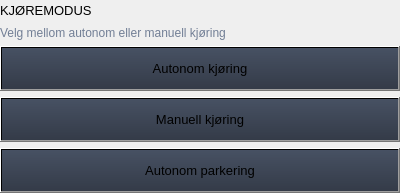
                                  <widget class="QFrame" name="kjoringContainer">
                                   <property name="minimumSize">
                                    <size>
                                     <width>400</width>
                                     <height>0</height>
                                    </size>
                                   </property>
                                   <property name="maximumSize">
                                    <size>
                                     <width>0</width>
                                     <height>16777215</height>
                                    </size>
                                   </property>
                                   <property name="styleSheet">
                                    <string notr="true"/>
                                   </property>
                                   <property name="frameShape">
                                    <enum>QFrame::NoFrame</enum>
                                   </property>
                                   <property name="frameShadow">
                                    <enum>QFrame::Raised</enum>
                                   </property>
                                   <layout class="QVBoxLayout" name="verticalLayout_25">
                                    <property name="spacing">
                                     <number>-1</number>
                                    </property>
                                    <property name="leftMargin">
                                     <number>0</number>
                                    </property>
                                    <property name="topMargin">
                                     <number>0</number>
                                    </property>
                                    <property name="rightMargin">
                                     <number>0</number>
                                    </property>
                                    <property name="bottomMargin">
                                     <number>0</number>
                                    </property>
                                    <item>
                                     <widget class="QLabel" name="title_kjoring">
                                      <property name="minimumSize">
                                       <size>
                                        <width>0</width>
                                        <height>20</height>
                                       </size>
                                      </property>
                                      <property name="font">
                                       <font>
                                        <family>Segoe UI</family>
                                        <pointsize>10</pointsize>
                                        <weight>50</weight>
                                        <italic>false</italic>
                                        <bold>false</bold>
                                       </font>
                                      </property>
                                      <property name="styleSheet">
                                       <string notr="true"/>
                                      </property>
                                      <property name="text">
                                       <string>KJØREMODUS</string>
                                      </property>
                                     </widget>
                                    </item>
                                    <item>
                                     <widget class="QLabel" name="label_kjoring">
                                      <property name="styleSheet">
                                       <string notr="true">color: rgb(113, 126, 149);</string>
                                      </property>
                                      <property name="lineWidth">
                                       <number>1</number>
                                      </property>
                                      <property name="text">
                                       <string>Velg mellom autonom eller manuell kjøring</string>
                                      </property>
                                      <property name="alignment">
                                       <set>Qt::AlignLeading|Qt::AlignLeft|Qt::AlignVCenter</set>
                                      </property>
                                     </widget>
                                    </item>
                                    <item>
                                     <widget class="QPushButton" name="btn_auto">
                                      <property name="minimumSize">
                                       <size>
                                        <width>150</width>
                                        <height>45</height>
                                       </size>
                                      </property>
                                      <property name="font">
                                       <font>
                                        <family>Segoe UI</family>
                                        <pointsize>10</pointsize>
                                        <weight>50</weight>
                                        <italic>false</italic>
                                        <bold>false</bold>
                                       </font>
                                      </property>
                                      <property name="cursor">
                                       <cursorShape>PointingHandCursor</cursorShape>
                                      </property>
                                      <property name="styleSheet">
                                       <string notr="true">QPushButton { background-color: qlineargradient(spread:pad, x1:0.5, y1:0, x2:0.5, y2:1, stop:0 rgba(71, 81, 99, 255), stop:1 rgba(52, 59, 72, 255));} QPushButton:hover { background-color: qlineargradient(spread:pad, x1:0.5, y1:0, x2:0.5, y2:1, stop:0 rgba(92, 104, 128, 255), stop:1 rgba(61, 69, 85, 255));}
QPushButton:checked { background-color: rgb(35, 41, 54); border: 1px solid rgb(23, 27, 37); }</string>
                                      </property>
                                      <property name="text">
                                       <string>Autonom kjøring</string>
                                      </property>
                                      <property name="checkable">
                                       <bool>true</bool>
                                      </property>
                                      <property name="checked">
                                       <bool>false</bool>
                                      </property>
                                     </widget>
                                    </item>
                                    <item>
                                     <widget class="QPushButton" name="btn_manuell">
                                      <property name="minimumSize">
                                       <size>
                                        <width>150</width>
                                        <height>45</height>
                                       </size>
                                      </property>
                                      <property name="font">
                                       <font>
                                        <family>Segoe UI</family>
                                        <pointsize>10</pointsize>
                                        <weight>50</weight>
                                        <italic>false</italic>
                                        <bold>false</bold>
                                       </font>
                                      </property>
                                      <property name="cursor">
                                       <cursorShape>PointingHandCursor</cursorShape>
                                      </property>
                                      <property name="styleSheet">
                                       <string notr="true">QPushButton { background-color: qlineargradient(spread:pad, x1:0.5, y1:0, x2:0.5, y2:1, stop:0 rgba(71, 81, 99, 255), stop:1 rgba(52, 59, 72, 255));} QPushButton:hover { background-color: qlineargradient(spread:pad, x1:0.5, y1:0, x2:0.5, y2:1, stop:0 rgba(92, 104, 128, 255), stop:1 rgba(61, 69, 85, 255));}
QPushButton:checked { background-color: rgb(35, 41, 54); border: 1px solid rgb(23, 27, 37); }</string>
                                      </property>
                                      <property name="text">
                                       <string>Manuell kjøring</string>
                                      </property>
                                      <property name="checkable">
                                       <bool>true</bool>
                                      </property>
                                      <property name="checked">
                                       <bool>false</bool>
                                      </property>
                                      <property name="autoRepeat">
                                       <bool>false</bool>
                                      </property>
                                     </widget>
                                    </item>
                                    <item>
                                     <widget class="QPushButton" name="btn_fotomoasaikk">
                                      <property name="minimumSize">
                                       <size>
                                        <width>150</width>
                                        <height>45</height>
                                       </size>
                                      </property>
                                      <property name="font">
                                       <font>
                                        <family>Segoe UI</family>
                                        <pointsize>10</pointsize>
                                        <weight>50</weight>
                                        <italic>false</italic>
                                        <bold>false</bold>
                                       </font>
                                      </property>
                                      <property name="cursor">
                                       <cursorShape>PointingHandCursor</cursorShape>
                                      </property>
                                      <property name="styleSheet">
                                       <string notr="true">QPushButton { background-color: qlineargradient(spread:pad, x1:0.5, y1:0, x2:0.5, y2:1, stop:0 rgba(71, 81, 99, 255), stop:1 rgba(52, 59, 72, 255));} QPushButton:hover { background-color: qlineargradient(spread:pad, x1:0.5, y1:0, x2:0.5, y2:1, stop:0 rgba(92, 104, 128, 255), stop:1 rgba(61, 69, 85, 255));}</string>
                                      </property>
                                      <property name="text">
                                       <string>Autonom parkering</string>
                                      </property>
                                     </widget>
                                    </item>
                                   </layout>
                                  </widget>
